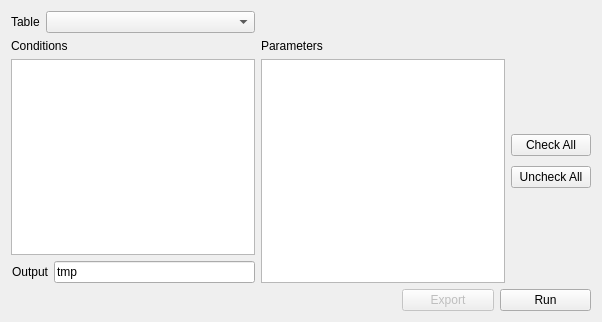
<?xml version="1.0" encoding="UTF-8"?>
<ui version="4.0">
 <class>Form</class>
 <widget class="QWidget" name="Form">
  <property name="geometry">
   <rect>
    <x>0</x>
    <y>0</y>
    <width>602</width>
    <height>322</height>
   </rect>
  </property>
  <property name="windowTitle">
   <string>Form</string>
  </property>
  <layout class="QGridLayout" name="gridLayout">
   <item row="0" column="0" colspan="3">
    <layout class="QGridLayout" name="gridLayout_4">
     <property name="sizeConstraint">
      <enum>QLayout::SetDefaultConstraint</enum>
     </property>
     <item row="0" column="0">
      <layout class="QHBoxLayout" name="horizontalLayout_5">
       <item>
        <widget class="QLabel" name="label_9">
         <property name="sizePolicy">
          <sizepolicy hsizetype="Maximum" vsizetype="Maximum">
           <horstretch>0</horstretch>
           <verstretch>0</verstretch>
          </sizepolicy>
         </property>
         <property name="font">
          <font>
           <pointsize>9</pointsize>
          </font>
         </property>
         <property name="text">
          <string>Table</string>
         </property>
        </widget>
       </item>
       <item>
        <widget class="QComboBox" name="table_name">
         <property name="font">
          <font>
           <pointsize>9</pointsize>
          </font>
         </property>
        </widget>
       </item>
      </layout>
     </item>
     <item row="3" column="1">
      <layout class="QVBoxLayout" name="verticalLayout_4"/>
     </item>
     <item row="1" column="0">
      <layout class="QVBoxLayout" name="verticalLayout_2">
       <item>
        <widget class="QLabel" name="label_11">
         <property name="sizePolicy">
          <sizepolicy hsizetype="Maximum" vsizetype="Preferred">
           <horstretch>0</horstretch>
           <verstretch>0</verstretch>
          </sizepolicy>
         </property>
         <property name="maximumSize">
          <size>
           <width>16777215</width>
           <height>20</height>
          </size>
         </property>
         <property name="font">
          <font>
           <pointsize>9</pointsize>
          </font>
         </property>
         <property name="text">
          <string>Conditions</string>
         </property>
        </widget>
       </item>
       <item>
        <widget class="QTextEdit" name="select_expression">
         <property name="maximumSize">
          <size>
           <width>16777215</width>
           <height>16777215</height>
          </size>
         </property>
         <property name="font">
          <font>
           <pointsize>9</pointsize>
          </font>
         </property>
        </widget>
       </item>
       <item>
        <layout class="QHBoxLayout" name="horizontalLayout_4">
         <item>
          <widget class="QLabel" name="label_13">
           <property name="sizePolicy">
            <sizepolicy hsizetype="Maximum" vsizetype="Preferred">
             <horstretch>0</horstretch>
             <verstretch>0</verstretch>
            </sizepolicy>
           </property>
           <property name="font">
            <font>
             <pointsize>9</pointsize>
            </font>
           </property>
           <property name="text">
            <string>Output</string>
           </property>
           <property name="alignment">
            <set>Qt::AlignRight|Qt::AlignTrailing|Qt::AlignVCenter</set>
           </property>
          </widget>
         </item>
         <item>
          <widget class="QLineEdit" name="output_name">
           <property name="font">
            <font>
             <pointsize>9</pointsize>
            </font>
           </property>
           <property name="text">
            <string>tmp</string>
           </property>
          </widget>
         </item>
        </layout>
       </item>
      </layout>
     </item>
     <item row="1" column="2">
      <layout class="QVBoxLayout" name="verticalLayout">
       <property name="spacing">
        <number>0</number>
       </property>
       <item>
        <spacer name="verticalSpacer_5">
         <property name="orientation">
          <enum>Qt::Vertical</enum>
         </property>
         <property name="sizeHint" stdset="0">
          <size>
           <width>20</width>
           <height>40</height>
          </size>
         </property>
        </spacer>
       </item>
       <item>
        <widget class="QPushButton" name="select_all_button">
         <property name="sizePolicy">
          <sizepolicy hsizetype="Fixed" vsizetype="Fixed">
           <horstretch>0</horstretch>
           <verstretch>0</verstretch>
          </sizepolicy>
         </property>
         <property name="font">
          <font>
           <pointsize>9</pointsize>
          </font>
         </property>
         <property name="text">
          <string>Check All</string>
         </property>
        </widget>
       </item>
       <item>
        <spacer name="verticalSpacer_7">
         <property name="orientation">
          <enum>Qt::Vertical</enum>
         </property>
         <property name="sizeType">
          <enum>QSizePolicy::Fixed</enum>
         </property>
         <property name="sizeHint" stdset="0">
          <size>
           <width>10</width>
           <height>10</height>
          </size>
         </property>
        </spacer>
       </item>
       <item>
        <widget class="QPushButton" name="deselect_all_button">
         <property name="sizePolicy">
          <sizepolicy hsizetype="Fixed" vsizetype="Fixed">
           <horstretch>0</horstretch>
           <verstretch>0</verstretch>
          </sizepolicy>
         </property>
         <property name="font">
          <font>
           <pointsize>9</pointsize>
          </font>
         </property>
         <property name="text">
          <string>Uncheck All</string>
         </property>
        </widget>
       </item>
       <item>
        <spacer name="verticalSpacer_6">
         <property name="orientation">
          <enum>Qt::Vertical</enum>
         </property>
         <property name="sizeHint" stdset="0">
          <size>
           <width>20</width>
           <height>40</height>
          </size>
         </property>
        </spacer>
       </item>
      </layout>
     </item>
     <item row="1" column="1">
      <layout class="QVBoxLayout" name="verticalLayout_5">
       <item>
        <widget class="QLabel" name="label_10">
         <property name="sizePolicy">
          <sizepolicy hsizetype="Fixed" vsizetype="Maximum">
           <horstretch>0</horstretch>
           <verstretch>0</verstretch>
          </sizepolicy>
         </property>
         <property name="font">
          <font>
           <pointsize>9</pointsize>
          </font>
         </property>
         <property name="text">
          <string>Parameters</string>
         </property>
        </widget>
       </item>
       <item>
        <widget class="QListWidget" name="parameter_list"/>
       </item>
      </layout>
     </item>
    </layout>
   </item>
   <item row="2" column="2">
    <layout class="QHBoxLayout" name="horizontalLayout">
     <item>
      <widget class="QPushButton" name="export_button">
       <property name="enabled">
        <bool>false</bool>
       </property>
       <property name="font">
        <font>
         <pointsize>9</pointsize>
        </font>
       </property>
       <property name="text">
        <string>Export</string>
       </property>
      </widget>
     </item>
     <item>
      <widget class="QPushButton" name="run_button">
       <property name="font">
        <font>
         <pointsize>9</pointsize>
        </font>
       </property>
       <property name="text">
        <string>Run</string>
       </property>
      </widget>
     </item>
    </layout>
   </item>
  </layout>
 </widget>
 <resources/>
 <connections/>
</ui>
